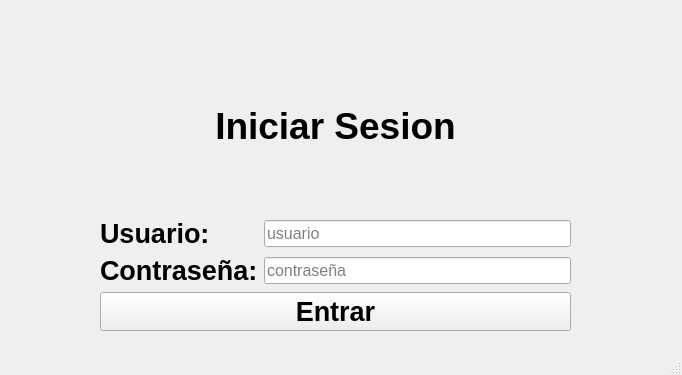
<?xml version="1.0" encoding="UTF-8"?>
<ui version="4.0">
 <class>LogIn</class>
 <widget class="QMainWindow" name="LogIn">
  <property name="geometry">
   <rect>
    <x>0</x>
    <y>0</y>
    <width>682</width>
    <height>375</height>
   </rect>
  </property>
  <property name="windowTitle">
   <string>MainWindow</string>
  </property>
  <widget class="QWidget" name="centralwidget">
   <widget class="QWidget" name="layoutWidget">
    <property name="geometry">
     <rect>
      <x>100</x>
      <y>40</y>
      <width>471</width>
      <height>291</height>
     </rect>
    </property>
    <layout class="QGridLayout" name="gridLayout_2">
     <item row="0" column="0">
      <layout class="QGridLayout" name="gridLayout">
       <item row="0" column="0" colspan="2">
        <widget class="QLabel" name="label">
         <property name="font">
          <font>
           <pointsize>28</pointsize>
           <weight>75</weight>
           <bold>true</bold>
          </font>
         </property>
         <property name="text">
          <string>Iniciar Sesion</string>
         </property>
         <property name="alignment">
          <set>Qt::AlignCenter</set>
         </property>
        </widget>
       </item>
       <item row="1" column="0">
        <widget class="QLabel" name="label_2">
         <property name="font">
          <font>
           <pointsize>20</pointsize>
           <weight>75</weight>
           <bold>true</bold>
          </font>
         </property>
         <property name="text">
          <string>Usuario:</string>
         </property>
        </widget>
       </item>
       <item row="1" column="1">
        <widget class="QLineEdit" name="input_user">
         <property name="font">
          <font>
           <pointsize>12</pointsize>
          </font>
         </property>
         <property name="placeholderText">
          <string>usuario</string>
         </property>
        </widget>
       </item>
       <item row="2" column="0">
        <widget class="QLabel" name="label_3">
         <property name="font">
          <font>
           <pointsize>20</pointsize>
           <weight>75</weight>
           <bold>true</bold>
          </font>
         </property>
         <property name="text">
          <string>Contraseña:</string>
         </property>
        </widget>
       </item>
       <item row="2" column="1">
        <widget class="QLineEdit" name="input_password">
         <property name="font">
          <font>
           <pointsize>12</pointsize>
          </font>
         </property>
         <property name="echoMode">
          <enum>QLineEdit::Password</enum>
         </property>
         <property name="placeholderText">
          <string>contraseña</string>
         </property>
        </widget>
       </item>
      </layout>
     </item>
     <item row="1" column="0">
      <widget class="QPushButton" name="btn_login">
       <property name="font">
        <font>
         <pointsize>20</pointsize>
         <weight>75</weight>
         <bold>true</bold>
        </font>
       </property>
       <property name="cursor">
        <cursorShape>PointingHandCursor</cursorShape>
       </property>
       <property name="text">
        <string>Entrar</string>
       </property>
      </widget>
     </item>
    </layout>
   </widget>
  </widget>
  <widget class="QStatusBar" name="statusbar"/>
 </widget>
 <resources/>
 <connections/>
</ui>
